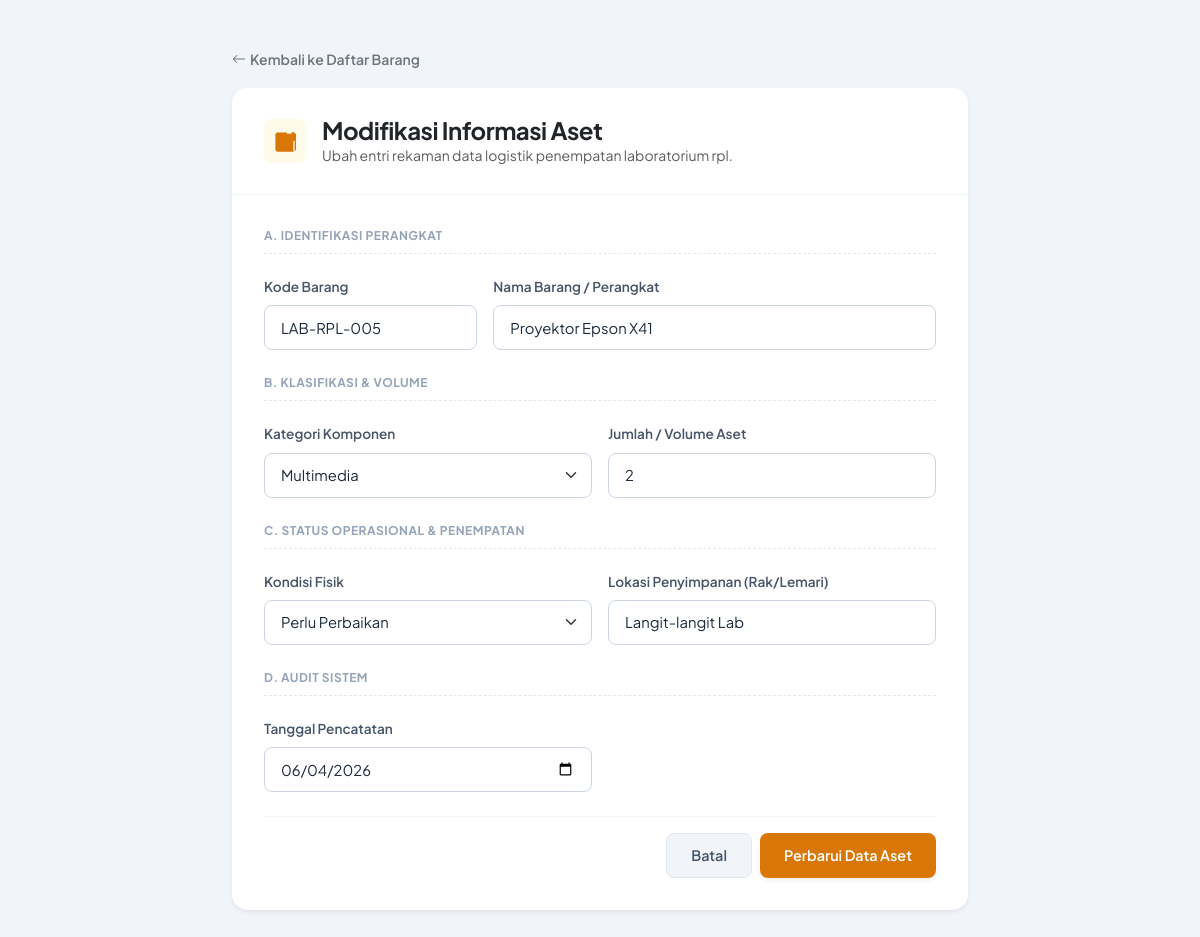
Screenshot of /barang/edit.php?id=6 (signed in) with the database file from the repository.
### tables this page shows
CREATE TABLE `barang` (
  `id` int NOT NULL,
  `user_id` int NOT NULL,
  `nama_barang` varchar(100) NOT NULL,
  `kode_barang` varchar(50) NOT NULL,
  `kategori` varchar(100) NOT NULL,
  `jumlah` int NOT NULL,
  `kondisi` varchar(50) NOT NULL,
  `lokasi` varchar(100) NOT NULL,
  `tanggal_input` date NOT NULL,
  `created_at` timestamp NULL DEFAULT NULL,
  `updated_at` timestamp NULL DEFAULT NULL
);

### barang/edit.php (the view, shortened to what this page needs)
<?php
include '../config/database.php';
$id = intval($_GET['id']);
$user_id = $_SESSION['user_id'];
$query = mysqli_query($conn, "SELECT * FROM barang WHERE id=$id AND user_id=$user_id");
$data = mysqli_fetch_assoc($query);
?>
<!DOCTYPE html>
<html lang="id">
<head>
    <link href="https://cdn.jsdelivr.net/npm/bootstrap@5.3.0/dist/css/bootstrap.min.css" rel="stylesheet">
</head>
<body>
<div class="container main-container">
    <div class="row justify-content-center">
        <div class="col-lg-8 col-md-10">
            <div class="mb-3">
                <a href="index.php" class="text-decoration-none small fw-semibold text-secondary d-inline-flex align-items-center">
                    <svg xmlns="http://www.w3.org/2000/svg" width="14" height="14" fill="currentColor" class="bi bi-arrow-left me-1" viewBox="0 0 16 16">
                        <path fill-rule="evenodd" d="M15 8a.5.5 0 0 0-.5-.5H2.707l3.147-3.146a.5.5 0 1 0-.708-.708l-4 4a.5.5 0 0 0 0 .708l4 4a.5.5 0 0 0 .708-.708L2.707 8.5H14.5A.5.5 0 0 0 15 8z"/>
                    </svg> Kembali ke Daftar Barang
                </a>
            </div>
            <div class="card form-card shadow-sm">
                <div class="form-header d-flex align-items-center">
                    <div class="p-2.5 rounded-3 me-3" style="background-color: #fffbeb; color: #d97706; border-radius: 10px; padding: 10px;">
                    </div>
                    <div>
                        <h4 class="fw-bold text-dark mb-0" style="letter-spacing: -0.5px;">Modifikasi Informasi Aset</h4>
                        <p class="text-muted small mb-0">Ubah entri rekaman data logistik penempatan laboratorium rpl.</p>
                    </div>
                </div>
                <div class="form-body">
                    <form action="update.php" method="POST">
                        <div class="section-title">A. Identifikasi Perangkat</div>
                        <div class="row g-3 mb-4">
                            <div class="col-md-4">
                                <label class="form-label">Kode Barang</label>
                                <input type="text" name="kode_barang" class="form-control" value="<?= htmlspecialchars($data['kode_barang']); ?>" required>
                            </div>
                            <div class="col-md-8">
                                <label class="form-label">Nama Barang / Perangkat</label>
                                <input type="text" name="nama_barang" class="form-control" value="<?= htmlspecialchars($data['nama_barang']); ?>" required>
                            </div>
                        </div>
                        <div class="section-title">B. Klasifikasi & Volume</div>
                        <div class="row g-3 mb-4">
                            <div class="col-md-6">
                                <label class="form-label">Kategori Komponen</label>
                                <select name="kategori" class="form-select" required>
                                    <option value="Multimedia" <?= $data['kategori'] == 'Multimedia' ? 'selected' : ''; ?>>Multimedia</option>
                                </select>
                            </div>
                            <div class="col-md-6">
                                <label class="form-label">Jumlah / Volume Aset</label>
                                <input type="number" name="jumlah" class="form-control" value="<?= htmlspecialchars($data['jumlah']); ?>" min="1" required>
                            </div>
                        </div>
                        <div class="section-title">C. Status Operasional & Penempatan</div>
                        <div class="row g-3 mb-4">
                            <div class="col-md-6">
                                <label class="form-label">Kondisi Fisik</label>
                                <select name="kondisi" class="form-select" required>
                                    <option value="Perlu Perbaikan" <?= $data['kondisi'] == 'Perlu Perbaikan' ? 'selected' : ''; ?>>Perlu Perbaikan</option>
                                </select>
                            </div>
                            <div class="col-md-6">
                                <label class="form-label">Lokasi Penyimpanan (Rak/Lemari)</label>
                                <input type="text" name="lokasi" class="form-control" value="<?= htmlspecialchars($data['lokasi']); ?>" required>
                            </div>
                        </div>
                        <div class="section-title">D. Audit Sistem</div>
                        <div class="row g-3 mb-4">
                            <div class="col-md-6">
                                <label class="form-label">Tanggal Pencatatan</label>
                                <input type="date" name="tanggal_input" class="form-control" value="<?= htmlspecialchars($data['tanggal_input']); ?>" required>
                            </div>
                        </div>
                        <div class="d-flex justify-content-end gap-2 pt-3 border-top" style="border-top: 1px solid #f1f5f9 !important;">
                            <a href="index.php" class="btn btn-action btn-cancel">Batal</a>
                            <button type="submit" class="btn btn-action btn-update shadow-sm">Perbarui Data Aset</button>
                        </div>
                    </form>
                </div>
            </div>
        </div>
    </div>
</div>
</body>
</html>

### barang/edit.php (style rules this page uses)
body { font-family: 'Plus Jakarta Sans', sans-serif; background-color: #f1f5f9; color: #0f172a; }
.main-container { padding-top: 3rem; padding-bottom: 4rem; }
.form-card { border: none; border-radius: 16px; box-shadow: 0 4px 6px -1px rgba(0, 0, 0, 0.05), 0 10px 15px -3px rgba(0, 0, 0, 0.03); background-color: #ffffff; }
.form-header { background-color: #ffffff; border-bottom: 1px solid #f1f5f9; padding: 1.75rem 2rem; border-top-left-radius: 16px; border-top-right-radius: 16px; }
.form-body { padding: 2rem; }
.form-label { font-size: 0.85rem; font-weight: 600; color: #475569; margin-bottom: 0.5rem; }
.form-control, .form-select { padding: 0.65rem 1rem; border-color: #cbd5e1; border-radius: 8px; font-size: 0.925rem; color: #1e293b; transition: all 0.2s ease; }
.btn-action { padding: 0.65rem 1.5rem; font-weight: 600; font-size: 0.9rem; border-radius: 8px; transition: all 0.2s ease; }
.btn-update { background-color: #d97706; border: none; color: white; }
.btn-cancel { background-color: #f1f5f9; border: 1px solid #e2e8f0; color: #475569; }
.section-title { font-size: 0.75rem; text-transform: uppercase; letter-spacing: 0.5px; color: #94a3b8; font-weight: 700; margin-bottom: 1.25rem; border-bottom: 1px dashed #e2e8f0; padding-bottom: 0.5rem; }

### rows the page displays
barang: kode_barang "LAB-RPL-005", nama_barang "Proyektor Epson X41", kategori "Multimedia", jumlah "2", kondisi "Perlu Perbaikan", lokasi "Langit-langit Lab", tanggal_input "06/04/2026"
